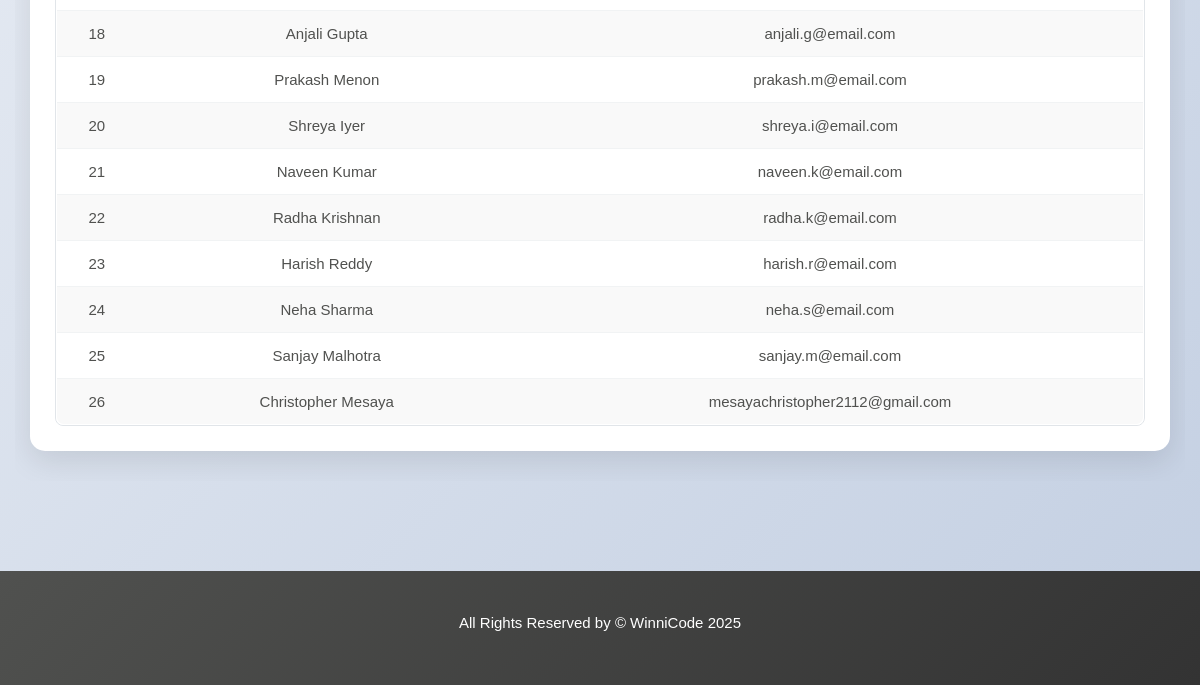
The page /admin/users.php (signed in, lower part) on the database as committed earlier.
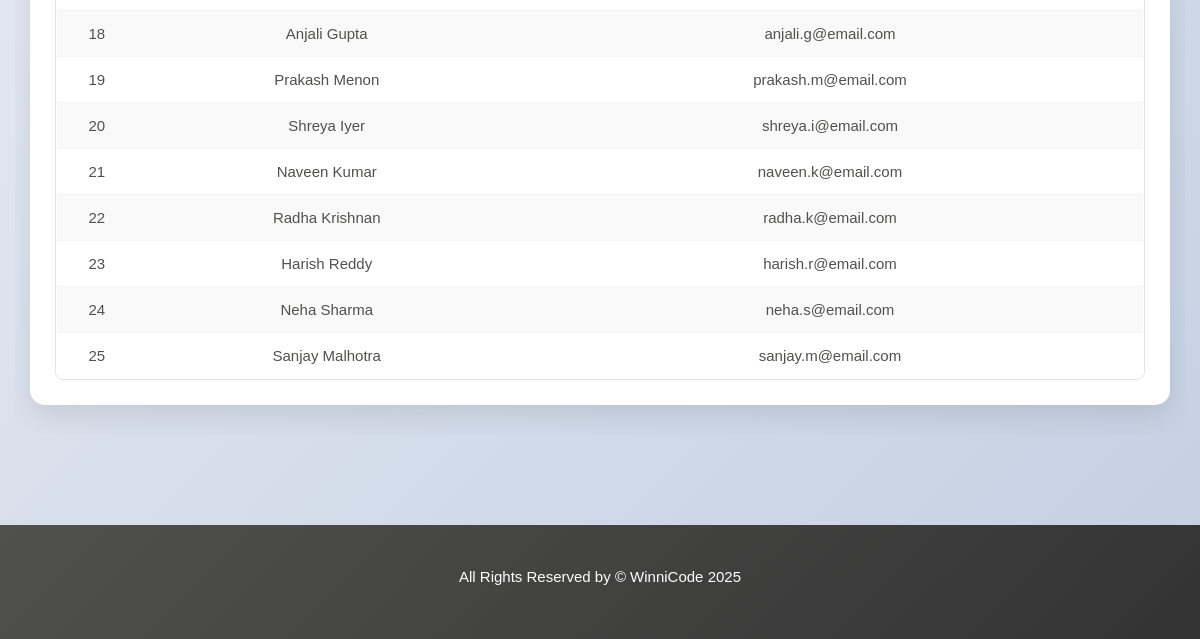
The same page on the database as committed later.
### tables this page shows
CREATE TABLE `user` (
  `user_id` int NOT NULL,
  `user_name` varchar(35) NOT NULL,
  `user_email` varchar(45) NOT NULL,
  `user_password` varchar(100) NOT NULL
);

### admin/users.php (the view, shortened to what this page needs)
<?php
require('./includes/nav.inc.php');
?>
<section id="main">
    <div class="container">
        <div class="row">
            <div class="col-md-12">
                <div class="panel panel-default">
                    <div class="panel-body">
                        <div class="table-responsive">
                            <table class="table table-striped table-hover article-list">
                                <tbody>
                                    <?php
                                    include_once '../includes/database.inc.php';
                                    $search = isset($_GET['search']) ? trim($_GET['search']) : '';
                                    if ($search !== '') {
                                        $search_escaped = mysqli_real_escape_string($con, $search);
                                        $user_sql = "SELECT user_id, user_name, user_email FROM user WHERE user_name LIKE '%$search_escaped%' OR user_email LIKE '%$search_escaped%' ORDER BY user_id ASC";
                                    } else {
                                        $user_sql = "SELECT user_id, user_name, user_email FROM user ORDER BY user_id ASC";
                                    }
                                    $user_result = mysqli_query($con, $user_sql);
                                    if (mysqli_num_rows($user_result) > 0) {
                                        while ($user = mysqli_fetch_assoc($user_result)) {
                                            echo '<tr>';
                                            echo '<td>' . $user['user_id'] . '</td>';
                                            echo '<td>' . htmlspecialchars($user['user_name']) . '</td>';
                                            echo '<td>' . htmlspecialchars($user['user_email']) . '</td>';
                                            echo '</tr>';
                                        }
                                    } else {
                                        echo '<tr><td colspan="3" align="center">No users found.</td></tr>';
                                    }
                                    ?>
                                </tbody>
                            </table>
                        </div>
                    </div>
                </div>
            </div>
        </div>
    </div>
</section>
<?php
require('./includes/footer.inc.php');
?>

Rows that differ between the two databases and show on the page:
removed user: user_id "26", user_name "Christopher Mesaya", user_email "mesayachristopher2112@gmail.com"
